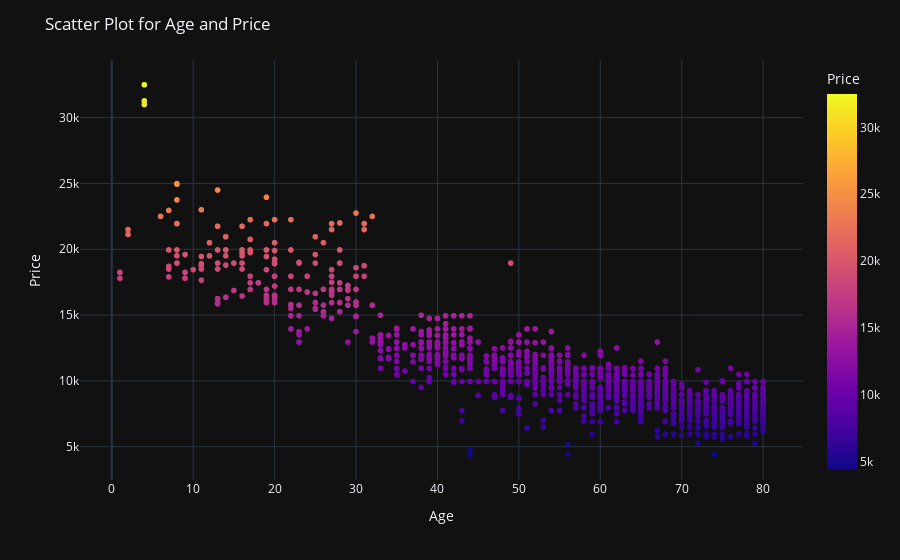

The code cell stored with this chart in its notebook:
### Markdown cell above
From the above correlation plot
* Price and Age are Hightly negatively correlated, It means when the Age of a car is increased then price of a cars is decreased. Vice Versa.
* Price and KM, Weight are moderatley correlated with each other.

### Code cell
fig = px.scatter(df,x='Age',y='Price',template='plotly_dark',color='Price') #Finding the correlation between price and age using scatter plot
fig.update_layout(title='Scatter Plot for Age and Price')
fig.show()

### Figure 1 — Plotly figure (JSON) as saved in the notebook; plotly's stock layout.template omitted (floating-point values rounded to 4 significant figures; data arrays with more than 128 entries replaced by an {"elided": "..."} marker saying what was removed)
{"data": [{"hovertemplate": "Age=%{x}<br>Price=%{marker.color}<extra></extra>", "legendgroup": "", "marker": {"color": {"elided": "1436 int values"}, "coloraxis": "coloraxis", "symbol": "circle"}, "mode": "markers", "name": "", "showlegend": false, "type": "scattergl", "x": {"elided": "1436 int values"}, "xaxis": "x", "y": {"elided": "1436 int values"}, "yaxis": "y"}], "layout": {"autosize": true, "coloraxis": {"colorbar": {"title": {"text": "Price"}}, "colorscale": [[0, "#0d0887"], [0.1111, "#46039f"], [0.2222, "#7201a8"], [0.3333, "#9c179e"], [0.4444, "#bd3786"], [0.5556, "#d8576b"], [0.6667, "#ed7953"], [0.7778, "#fb9f3a"], [0.8889, "#fdca26"], [1, "#f0f921"]]}, "legend": {"tracegroupgap": 0}, "margin": {"t": 60}, "title": {"text": "Scatter Plot for Age and Price"}, "xaxis": {"anchor": "y", "autorange": true, "domain": [0, 1], "range": [-3.791, 84.79], "title": {"text": "Age"}, "type": "linear"}, "yaxis": {"anchor": "x", "autorange": true, "domain": [0, 1], "range": [2170.0, 34680.0], "title": {"text": "Price"}, "type": "linear"}}}
